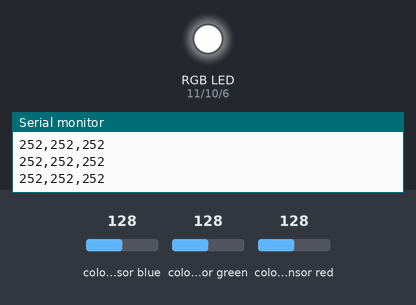
A sketch run on a simulated Arduino Uno, built with avr-gcc and run on an emulated ATmega328P. On the bench: an RGB LED mixed from three pins (HIGH = lit), the last lines printed to the serial monitor. Wiring (inferred from the names in the program): TCS3200 colour sensor: output pin 4; S2 pin 7; S3 pin 8. The inputs (shaded band) are chosen by the test bench; at power-on: colour sensor blue 128, colour sensor green 128, colour sensor red 128. Pins used as bus, display or sensor lines are not drawn.

Above: at 1.2 s.
1.3 s: colour sensor blue set to 5
At 2.7 s:
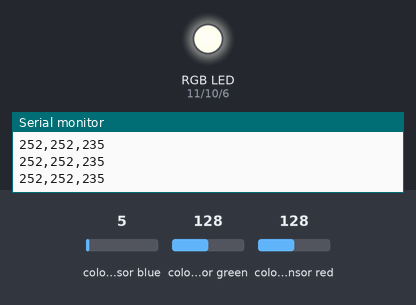
3.0 s: colour sensor green set to 124
At 4.2 s:
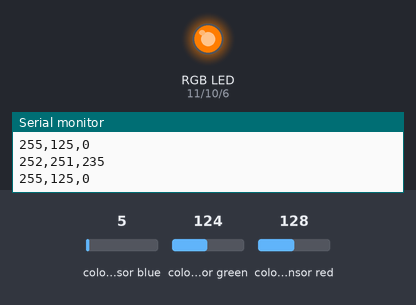
4.5 s: colour sensor red set to 123
At 5.7 s:
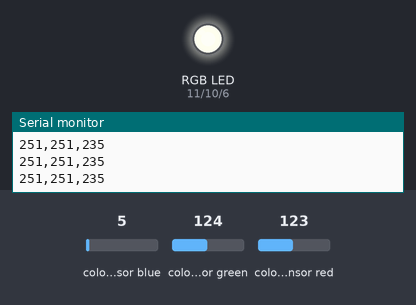
6.0 s: colour sensor green set to 128
At 7.2 s:
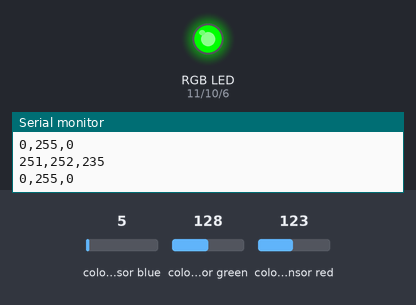
7.5 s: colour sensor blue set to 95
9.0 s: colour sensor blue set to 102
At 10.1 s:
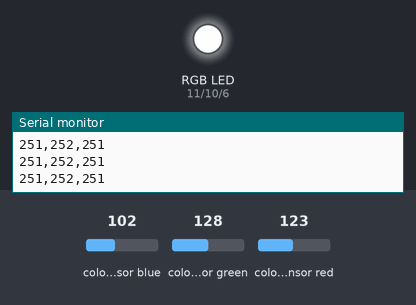
Timing chart, 0 to 11.5 s (numbered marks = the images above; inputs shaded):
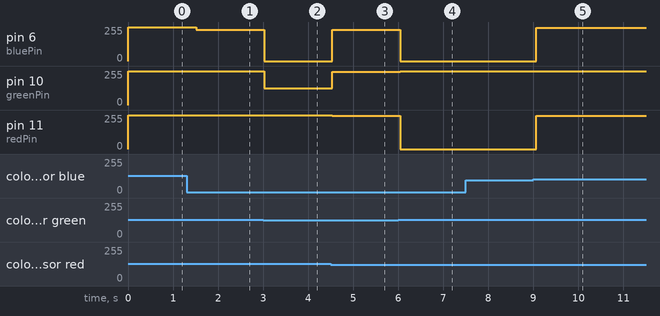

The sketch:

NightLight_contorl.ino
```cpp
int redPin=11;
int greenPin=10;
int bluePin=6;
int s2=7;
int s3=8;
int outPin=4;
int rColorStrength;
int gColorStrength;
int bColorStrength;
unsigned int pulseWidth;

void setup() {
  // put your setup code here, to run once:
Serial.begin(9600);
pinMode(redPin,OUTPUT);
pinMode(greenPin, OUTPUT);
pinMode(bluePin,OUTPUT);
pinMode(s2,OUTPUT);
pinMode(s3,OUTPUT);
pinMode(outPin,INPUT);
}

void loop() {
  // put your main code here, to run repeatedly:
digitalWrite(s2,LOW);
digitalWrite(s3,LOW);
pulseWidth=pulseIn(outPin,LOW);
rColorStrength=pulseWidth/10.;
rColorStrength=(255-rColorStrength);

digitalWrite(s2,HIGH);
digitalWrite(s3,HIGH);
pulseWidth=pulseIn(outPin,LOW);
gColorStrength=pulseWidth/10.;
gColorStrength=(255-gColorStrength);

digitalWrite(s2,LOW);
digitalWrite(s3,HIGH);
pulseWidth=pulseIn(outPin,LOW);
bColorStrength=pulseWidth/10.;
bColorStrength=(255-bColorStrength);

Serial.print(rColorStrength);
Serial.print(",");
Serial.print(gColorStrength);
Serial.print(",");
Serial.print(bColorStrength);
Serial.print("\n");

if(rColorStrength>gColorStrength && gColorStrength>bColorStrength){
  rColorStrength=255;
  gColorStrength=gColorStrength/2;
  bColorStrength=0;
}

if(rColorStrength>bColorStrength && bColorStrength>gColorStrength){
  rColorStrength=255;
  bColorStrength=bColorStrength/4;
  gColorStrength=0;
}

if(gColorStrength>rColorStrength && rColorStrength>bColorStrength){
  gColorStrength=255;
  rColorStrength=0;
  bColorStrength=0;
}

if(gColorStrength>bColorStrength && bColorStrength>rColorStrength){
  gColorStrength=255;
  bColorStrength=bColorStrength/10;
  rColorStrength=0;
}

if(bColorStrength>rColorStrength && rColorStrength>gColorStrength){
  bColorStrength=255;
  rColorStrength=rColorStrength/2;
  gColorStrength=0;
}

if(bColorStrength>gColorStrength && gColorStrength>rColorStrength){
  bColorStrength=255;
  gColorStrength=gColorStrength/2;
  rColorStrength=0;
}Serial.print(rColorStrength);
Serial.print(",");
Serial.print(gColorStrength);
Serial.print(",");
Serial.print(bColorStrength);
Serial.print("\n");
analogWrite(redPin,rColorStrength);
analogWrite(greenPin,gColorStrength);
analogWrite(bluePin,bColorStrength);
delay(250);
}
```

Measured:
- the behaviour switches between 128 and 127 on colour sensor green (found by bisection; images 1 and 2)
- the behaviour switches between 128 and 127 on colour sensor red (found by bisection; images 2 and 3)
- the behaviour switches between 97 and 98 on colour sensor blue (found by bisection; images 4 and 5)
- after the input at 1.3 s, pin 6 (bluePin): 252/255 → 235/255 after 0.21 s
- after the input at 3.0 s, pin 6 (bluePin): 235/255 → 0/255 at once; pin 10 (greenPin): 252/255 → 125/255 at once; pin 11 (redPin): 252/255 → 255/255 at once
- after the input at 4.5 s, pin 6 (bluePin): 0/255 → 235/255 at once; pin 10 (greenPin): 125/255 → 251/255 at once; pin 11 (redPin): 255/255 → 251/255 at once
- after the input at 6.0 s, pin 6 (bluePin): 235/255 → 0/255 at once; pin 10 (greenPin): 251/255 → 255/255 at once; pin 11 (redPin): 251/255 → 0/255 at once
- after the input at 9.0 s, pin 6 (bluePin), pin 11 (redPin): 0/255 → 251/255 after 0.06 s; pin 10 (greenPin): 255/255 → 252/255 after 0.06 s
